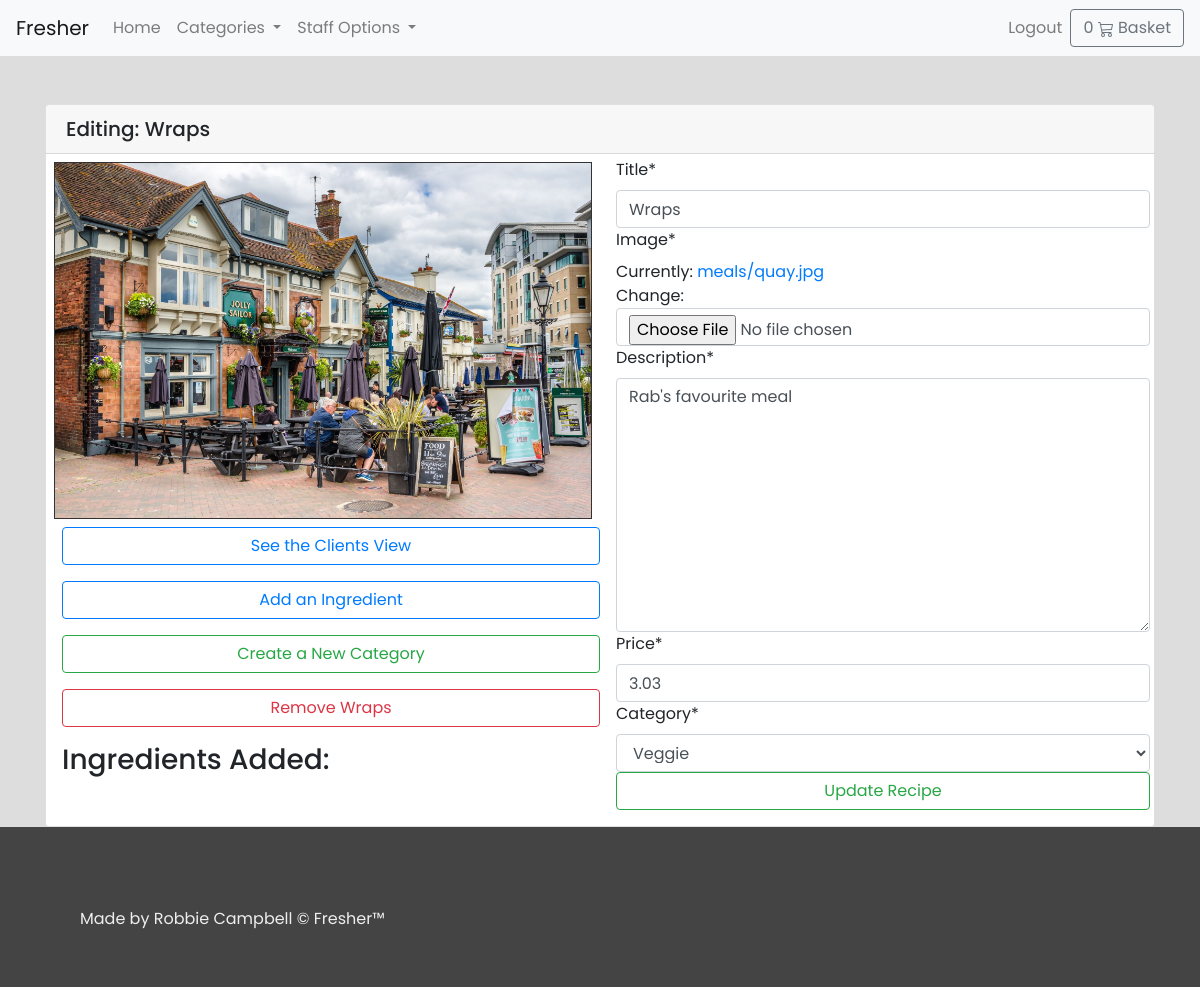
Before: /recipe/edit/5/ (signed in) with the older database file.
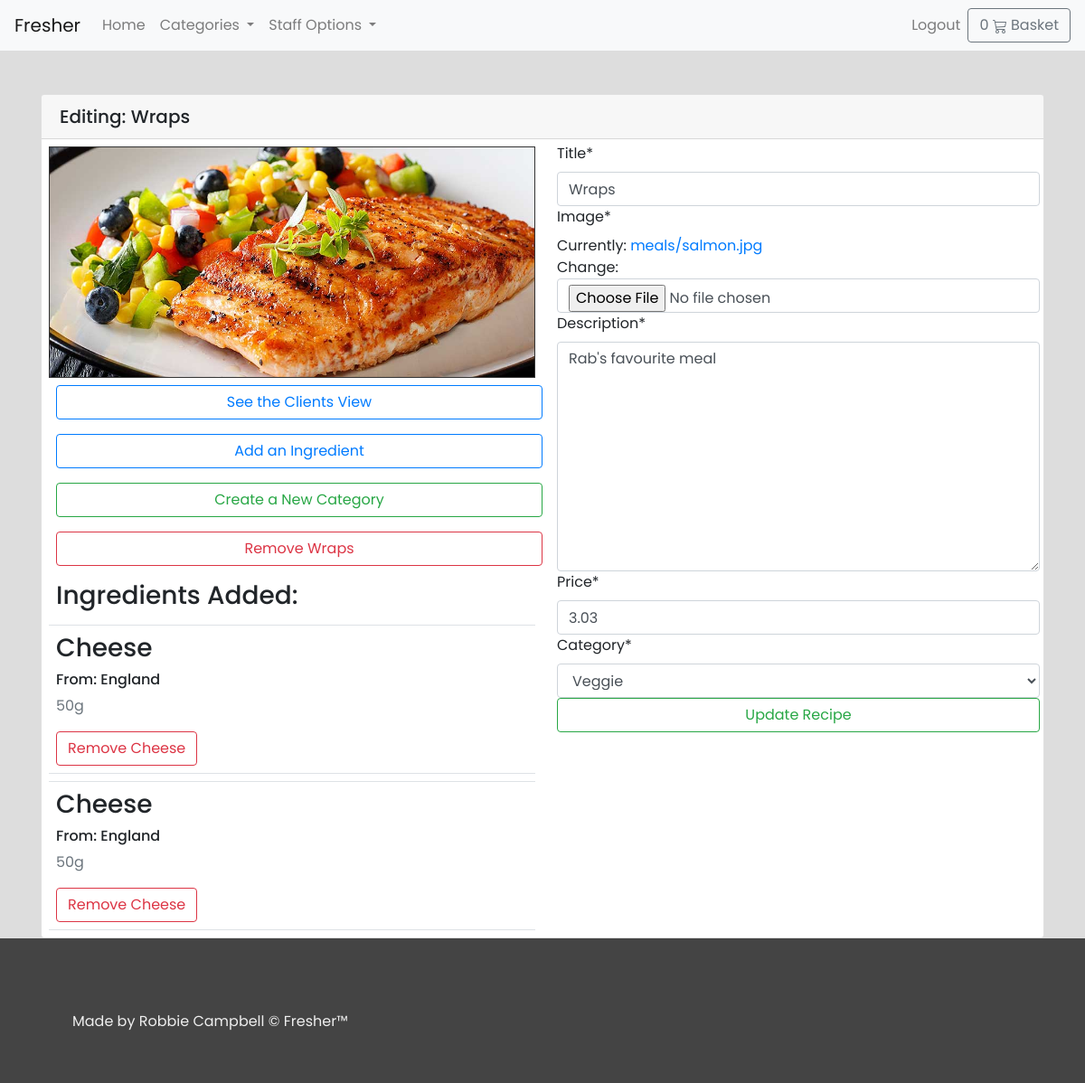
After: the same page with the newer database file.
### recipe/models.py (models this page shows, shortened)
class Recipe(models.Model):
    title = models.CharField(max_length=100)
    image = models.ImageField(upload_to="meals/", default="borat.gif")
    description = models.TextField()
    price = models.DecimalField(max_digits=6, decimal_places=2)
    author = models.ForeignKey(settings.AUTH_USER_MODEL, on_delete=models.CASCADE)
    category = models.ForeignKey(Category, on_delete=models.CASCADE)
    published = models.BooleanField(default=False)
    method = models.TextField(default="blah blah blah")

class Category(models.Model):
    title = models.CharField(max_length=30)
    description = models.CharField(max_length=100)
    class Meta:
        verbose_name_plural = "Categories"
    def __str__(self):
        return self.title
    def get_absolute_url(self):
        return reverse('category', args=[self.id])

### ingredient/models.py (models this page shows, shortened)
class Ingredient(models.Model):
    name = models.CharField(max_length=100)
    weight = models.IntegerField()
    country_of_origin = models.CharField(max_length=100)
    unit_of_measurement = models.ForeignKey(Measurement, on_delete=models.CASCADE)
    recipe = models.ForeignKey(Recipe, on_delete=models.CASCADE)

class Measurement(models.Model):
    unit_shorthand = models.CharField(max_length=10)
    unit_fullname = models.CharField(max_length=10)

### recipe/views.py (the view)
# urls.py: path('edit/<int:id>/', views.edit_recipe, name="edit_recipe"),
@staff_member_required
def edit_recipe(request, id):
    recipe = Recipe.objects.get(id=id)
    ingredients = None
    if(request.method == "POST"):
        form = EditRecipeForm(request.POST, request.FILES, instance=recipe)
        if(form.is_valid):
            form.save(commit=False)
            form.instance.published = True
            form.save()
            return redirect("recipe_single", id=id)
    else:
        data = {"title": recipe.title, "image": recipe.image, "description": recipe.description, "price": recipe.price, "category": recipe.category}
        form = EditRecipeForm(initial=data)
    if Ingredient.objects.filter(recipe=id).exists():
        ingredients = Ingredient.objects.filter(recipe=id)
    return render(request, "recipe/edit.html", {"recipe": recipe, "form":form, "ingredients": ingredients})

### recipe/forms.py
class EditRecipeForm(ModelForm):
    class Meta:
        model = Recipe
        fields = ["title", "image", "description", "price", "category"]
    def __init__(self, *args, **kwargs):
        super(EditRecipeForm, self).__init__(*args, **kwargs)
        for visible in self.visible_fields():
            visible.field.widget.attrs['class'] = 'form-control'

### basket/basket.py (called while the page is built)
    def __len__(self):
        return sum(item['qty'] for item in self.basket.values())

### basket/context_processors.py (called while the page is built)
def basket(request):
    return {'basket': Basket(request)}

### recipe/context_processors.py (called while the page is built)
def categories(request):
    categories = Category.objects.all()
    return {"categories": categories}

### templates/recipe/edit.html (shortened to what this page needs)
{% extends 'base.html' %}
{% block content %}
{% load crispy_forms_tags %}
    <div class="container">
        <div class="card mt-5">
            <div>
                <h5 class="card-header">Editing: {{ recipe.title }}</h5>
            </div>
            <div class="d-flex flex-direction-row main-content">
                <div style="max-width:50%;" class="p-2">
                    <img src="{{ recipe.image.url }}" style="border: 1px solid #333; max-width:100%; max-height:100%;" alt="{{ recipe.title }}">
                    <div class="btn-group-vertical" style="width:100%;" >
                        <a class="btn btn-outline-primary m-2 rounded" href="{% url 'recipe_single' id=recipe.id %}">See the Clients View</a>
                        <a class="btn btn-outline-primary m-2 rounded" href="{% url 'create_ingredient' id=recipe.id %}">Add an Ingredient</a>
                        <a class="btn btn-outline-success m-2 rounded" href="{% url 'create_category' %}">Create a New Category</a>
                        <form style="width:100%;" action="{% url 'delete_recipe' id=recipe.id %}" method="delete">
                            <button style="width:100%;" class="btn btn-outline-danger m-2" type="submit" href="{% url 'delete_recipe' id=recipe.id %}">Remove {{ recipe.title }}</button>
                        </form>
                    </div>
                    <h3 class="p-2">Ingredients Added:</h3>
                    {% for ingredient in ingredients %}
                        <div class=" mt-2 p-2 border-top border-bottom">
                            <h3>{{ ingredient.name }}</h3>
                            <h6>From: {{ ingredient.country_of_origin }}</h6>
                            <p class="text-muted">{{ ingredient.weight }}{{ ingredient.unit_of_measurement.unit_shorthand }}</p>
                            <form action="{% url 'delete_recipe' id=recipe.id %}" method="delete">
                                <button class="btn btn-outline-danger" type="submit" href="{% url 'delete_ingredient' id=ingredient.id %}">Remove {{ ingredient.name }}</button>
                            </form>
                        </div>
                    {% endfor %}
                </div>
                {% load crispy_forms_tags %}
                <div style="width:100%;">
                    <form method="POST" class="form-group ml-3 mr-1 mt-1" enctype="multipart/form-data">
                        {{form|crispy}}
                        <button type="submit" style="width:100%;" class="btn btn-outline-success">Update Recipe</button>
                    </form>
                </div>
            </div>
        </div>
    </div>
{% endblock content %}

Changed rows visible on the page:
changed Recipe "Wraps": image: a different picture
added Ingredient: name "Cheese", country_of_origin "England", weight "50", unit_of_measurement.unit_shorthand "g"
added Ingredient: name "Cheese", country_of_origin "England", weight "50", unit_of_measurement.unit_shorthand "g"
Other visible differences:
text no longer shown: "Title * Image * Currently: meals/quay.jpg Change: Description * Price * Category *"
text now shown: "Title * Image * Currently: meals/salmon.jpg Change: Description * Price * Category *"
